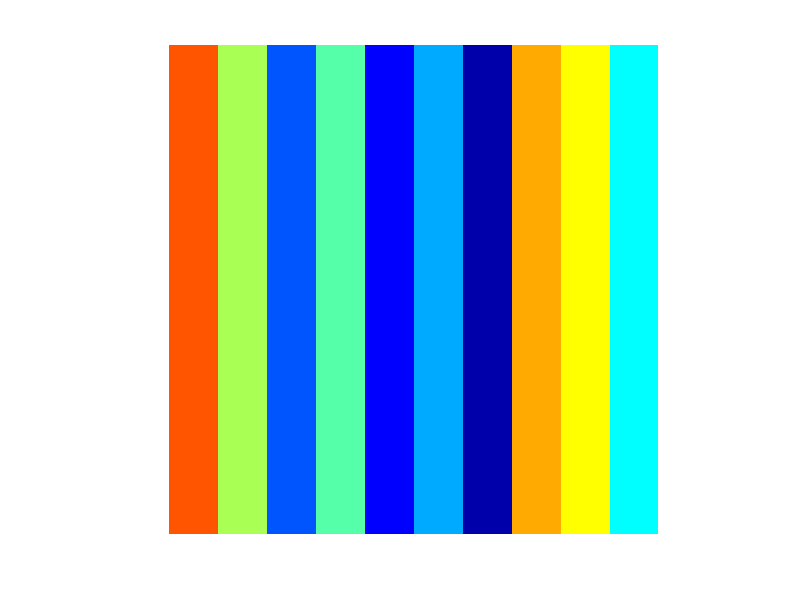

MATLAB code for this plot: (Note: this script raises an error after producing the figure.)
%% This is a tutorial for working with the Remote Data Toolbox.
%
% This script shows how you might generate some data as part of a project
% and publish that data as an artifact to the project's remote data
% repository.
%
% This script uses a JSON file to configure the Remote Data Toolbox with
% things like the Url of the project's remote repository.  This simplifies
% various calls to the Remote Data Toolbox functions.
%
% You probably don't want to store your project's repository credentials in
% a JSON file, because others would be able to read it.  So before
% publishing data, this script will prompt you to enter a password into a
% dialog window.  For this demo, use the user name "test" and password
% "test123".
%
% See also rdtExampleReadData
%
% Copyright (c) 2015 RemoteDataToolbox Team

clear;
clc;

%% Generate an image.

% generate some random data and save it as an image.
row = 1 + floor((0:499) / 50);
indexes = repmat(row, 500, 1);
colors = jet(10);
colors = colors(randperm(10), :);
imageData = colors(indexes, :);
imageData = reshape(imageData, 500, 500, 3);
imageFile = fullfile(tempdir(), 'my-image.png');
imwrite(imageData, imageFile, 'png');

% view the image
imshow(imageFile)

%% Get repository configuration and credentials.

% cd to "project" folder so RemodeDataToolbox can locate JSON configuration
thisFolder = fileparts(which('rdtExamplePublishData'));
cd(thisFolder);

% enter credentials (test:test123) to complete the configuration
configuration = rdtCredentialsDialog('brainard-archiva');

%% Publish the image as an artifact.

% each artifact is located at a remote path
remotePath = 'project-demo';

% each artifact must have an artifactId, which is like a file name
artifactId = 'demo-image';

% each artifact must have a version, the default is version '1'
version = '42';

% supply the configuration, which now contains publishing credentials
artifact = rdtPublishArtifact(configuration, ...
    imageFile, ...
    remotePath, ...
    'artifactId', artifactId, ...
    'version', version);

%% See metadata about the new artifact!
disp(artifact)

%% Visit the new artifact on the web!

% From the directory listing, click on png file and check that the image in
% the brwoser matches the image in the Matlab figure.
rdtOpenBrowser(artifact);
